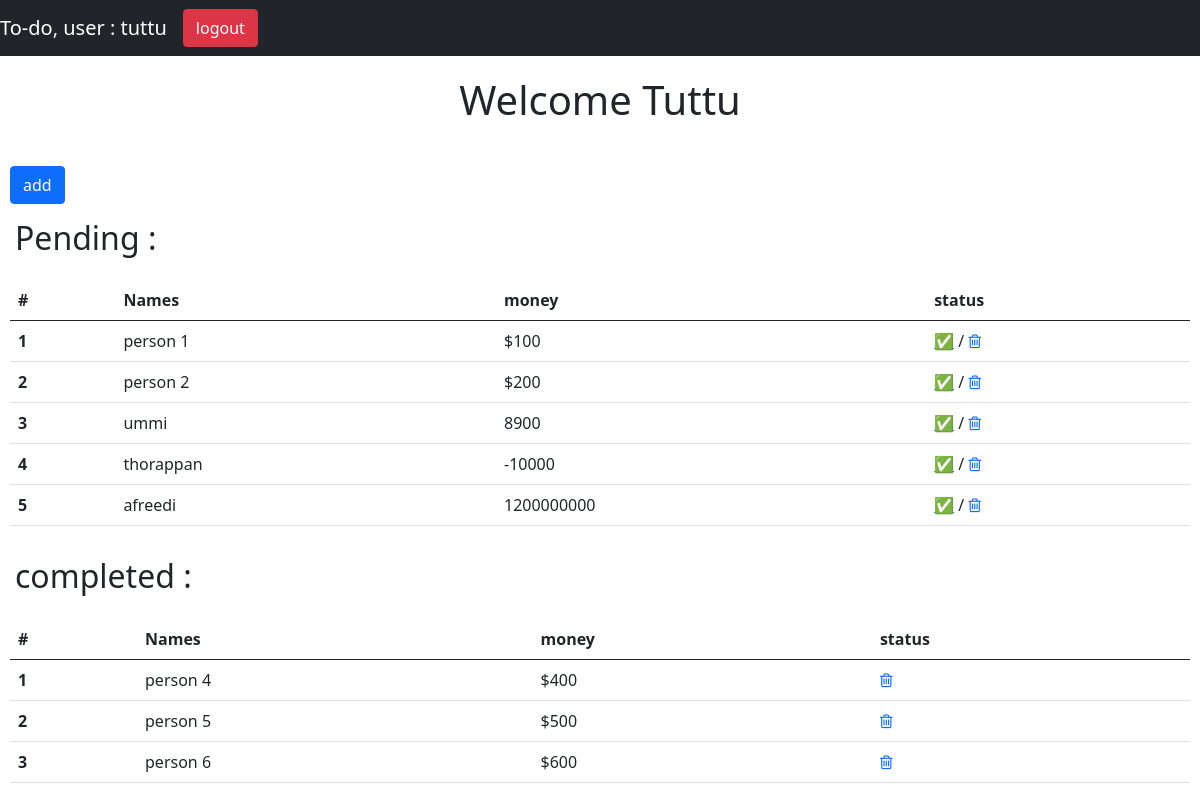
The app's page / (signed in) with its own data.
### home/models.py (models this page shows)
class tasks(models.Model):
    name = models.CharField(max_length=20)
    money = models.SlugField()
    completed = models.BooleanField(default=False)
    def __str__(self):
        return self.name + str(self.money) + str(self.completed)

### home/views.py (the view)
# urls.py: path('',views.home,name='home'),
def home(request):
    if request.method=='POST':
      username = request.POST['username']
      password = request.POST['password']
      user = authenticate(username=username,password=password)
      if user is not None:
          login(request, user)
          return redirect('/')
      else:
          return redirect('/')
    else:
       task = tasks.objects.filter(completed=True)
       completedtask = tasks.objects.filter(completed=False)
       print(task)
       print(completedtask)
       content = {
        'task': completedtask,
        'ctask':task
       }
       return render(request,'index.html',{'content' : content })

### home/templates/index.html (shortened to what this page needs)
<!doctype html>
{% load static %}
<html lang="en">
  <head>
<link rel="stylesheet" href="{% static 'style.css' %}">
    <link href="https://cdn.jsdelivr.net/npm/bootstrap@5.1.0/dist/css/bootstrap.min.css" rel="stylesheet">
    <link rel="stylesheet" href="https://cdnjs.cloudflare.com/ajax/libs/font-awesome/4.7.0/css/font-awesome.min.css">
  </head>
  <body>
<nav class="navbar navbar-expand-md bg-dark navbar-dark">
  <a class="navbar-brand" href="/">To-do, user : {{ user }}</a>
  {% if user.is_authenticated %}<a href='{% url 'home:logout' %}'><button type="button" class="btn btn-danger float-right">logout</button></a>{% endif %}
 </nav>
<section>
 {% if user.is_authenticated %}
      <div id="heading"><h1>Welcome Tuttu</h1></div>
    <br>
    <a href='{% url 'home:add' %}'>
    <button type="button" class="btn btn-primary">add</button>
    </a>
    <h2>Pending :</h2>
    <table class="table">
        <thead>
          <tr>
            <th scope="col">#</th>
            <th scope="col">Names</th>
            <th scope="col">money</th>
            <th scope="col">status</th>
          </tr>
        </thead>
        <tbody>
          {% for task in content.task %}
          <tr>
            <th scope="row">{{ forloop.counter }}</th>
            <td>{{ task.name }}</td>
            <td>{{ task.money }}</td>
            <td><a href='{% url 'home:completed' task.id %}'><span>
&#9989;</span></a> / <a href='{% url 'home:delete' task.id %}'><i class="fa fa-trash-o"></i></a></td>
          </tr>
          {% endfor %}
        </tbody>
      </table>
      <h2>completed :</h2>
      <table class="table">
        <thead>
          <tr>
            <th scope="col">#</th>
            <th scope="col">Names</th>
            <th scope="col">money</th>
            <th scope="col">status</th>
          </tr>
        </thead>
        <tbody>
          {% for task in content.ctask %}
          <tr>
            <th scope="row">{{ forloop.counter }}</th>
            <td>{{ task.name }}</td>
            <td>{{ task.money }}</td>
            <td><a href='{% url 'home:cdelete' task.id %}'><i class="fa fa-trash-o"></i></a></td>
          </tr>
          {% endfor %}
        </tbody>
      </table>
 {% else %}
 <form action='' method='post'>
 {% csrf_token %}
 <input type='text' name='username'><br>
 <input type='password' name='password'><br>
 <button type="submit" class="btn btn-primary">Submit</button>
 {% endif %}
</section>
  </body>
</html>

### home/static/style.css (style rules this page uses)
body { flex-wrap: wrap; }
#heading { display: flex; flex-wrap: wrap; justify-content: center; padding: 10px; }
section { padding: 10px; }
h2 { padding-left: 5px; padding-top: 15px; padding-bottom: 15px; }
a { text-decoration: none; }

### records on screen
tasks: name "person 1", money "$100"
tasks: name "person 2", money "$200"
tasks: name "ummi", money "8900"
tasks: name "thorappan", money "-10000"
tasks: name "afreedi", money "1200000000"
tasks: name "person 4", money "$400"
tasks: name "person 5", money "$500"
tasks: name "person 6", money "$600"

### other values on screen
{{ user }} "tuttu"
